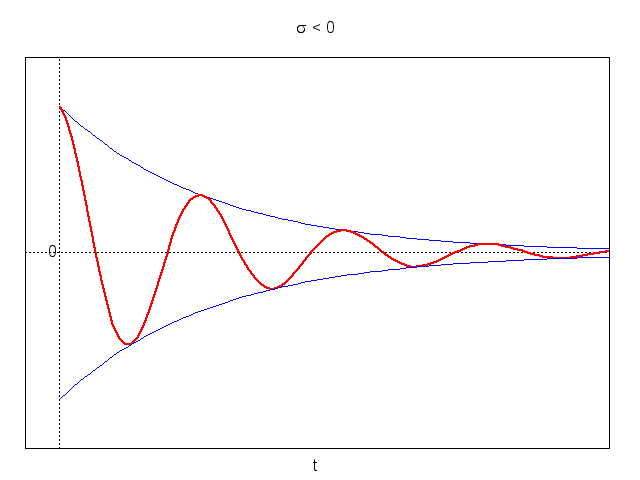

This figure's gnuplot source:
set terminal png
set output 'poli_complessi1_1.png'
set encoding utf8
load 'config.plt'
#
set xlabel 't'
set xzeroaxis
set yzeroaxis
unset ytics
unset xtics
#
set title "{/Symbol s} < 0"
set label "0" at 0,0 right
#
a = 0.9
f(x) = 3*exp(-a*x)
#
plot [-.25:4][-4:4] x >= 0 ? f(x) : 1/0 notitle w l ls 2,\
	x >= 0 ? f(x)*cos(6*x) : 1/0 notitle w l ls 1,\
	x >= 0 ? -f(x) : 1/0 notitle w l ls 2
